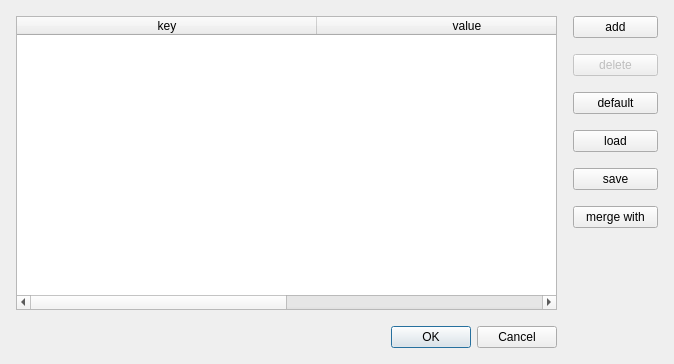
<?xml version="1.0" encoding="UTF-8"?>
<ui version="4.0">
 <class>SymbolTableDialog</class>
 <widget class="QDialog" name="SymbolTableDialog">
  <property name="geometry">
   <rect>
    <x>0</x>
    <y>0</y>
    <width>674</width>
    <height>364</height>
   </rect>
  </property>
  <property name="windowTitle">
   <string>symbol map</string>
  </property>
  <layout class="QGridLayout" name="gridLayout">
   <property name="leftMargin">
    <number>16</number>
   </property>
   <property name="topMargin">
    <number>16</number>
   </property>
   <property name="rightMargin">
    <number>16</number>
   </property>
   <property name="bottomMargin">
    <number>16</number>
   </property>
   <property name="spacing">
    <number>16</number>
   </property>
   <item row="0" column="0" rowspan="7" colspan="4">
    <widget class="QTableWidget" name="tableWidget">
     <property name="alternatingRowColors">
      <bool>true</bool>
     </property>
     <attribute name="horizontalHeaderDefaultSectionSize">
      <number>300</number>
     </attribute>
     <column>
      <property name="text">
       <string>key</string>
      </property>
     </column>
     <column>
      <property name="text">
       <string>value</string>
      </property>
     </column>
    </widget>
   </item>
   <item row="7" column="3">
    <widget class="QDialogButtonBox" name="buttonBox">
     <property name="orientation">
      <enum>Qt::Horizontal</enum>
     </property>
     <property name="standardButtons">
      <set>QDialogButtonBox::Cancel|QDialogButtonBox::Ok</set>
     </property>
    </widget>
   </item>
   <item row="0" column="5">
    <widget class="QPushButton" name="addButton">
     <property name="text">
      <string>add</string>
     </property>
    </widget>
   </item>
   <item row="1" column="5">
    <widget class="QPushButton" name="delButton">
     <property name="enabled">
      <bool>false</bool>
     </property>
     <property name="text">
      <string>delete</string>
     </property>
    </widget>
   </item>
   <item row="5" column="5">
    <widget class="QPushButton" name="mergeWithButton">
     <property name="minimumSize">
      <size>
       <width>85</width>
       <height>0</height>
      </size>
     </property>
     <property name="text">
      <string>merge with</string>
     </property>
    </widget>
   </item>
   <item row="3" column="5">
    <widget class="QPushButton" name="loadButton">
     <property name="text">
      <string>load</string>
     </property>
    </widget>
   </item>
   <item row="6" column="5">
    <spacer name="verticalSpacer">
     <property name="orientation">
      <enum>Qt::Vertical</enum>
     </property>
     <property name="sizeHint" stdset="0">
      <size>
       <width>20</width>
       <height>40</height>
      </size>
     </property>
    </spacer>
   </item>
   <item row="4" column="5">
    <widget class="QPushButton" name="saveButton">
     <property name="text">
      <string>save</string>
     </property>
    </widget>
   </item>
   <item row="2" column="5">
    <widget class="QPushButton" name="defaultButton">
     <property name="text">
      <string>default</string>
     </property>
    </widget>
   </item>
  </layout>
 </widget>
 <resources/>
 <connections>
  <connection>
   <sender>buttonBox</sender>
   <signal>accepted()</signal>
   <receiver>SymbolTableDialog</receiver>
   <slot>accept()</slot>
   <hints>
    <hint type="sourcelabel">
     <x>248</x>
     <y>254</y>
    </hint>
    <hint type="destinationlabel">
     <x>157</x>
     <y>274</y>
    </hint>
   </hints>
  </connection>
  <connection>
   <sender>buttonBox</sender>
   <signal>rejected()</signal>
   <receiver>SymbolTableDialog</receiver>
   <slot>reject()</slot>
   <hints>
    <hint type="sourcelabel">
     <x>316</x>
     <y>260</y>
    </hint>
    <hint type="destinationlabel">
     <x>286</x>
     <y>274</y>
    </hint>
   </hints>
  </connection>
 </connections>
</ui>
